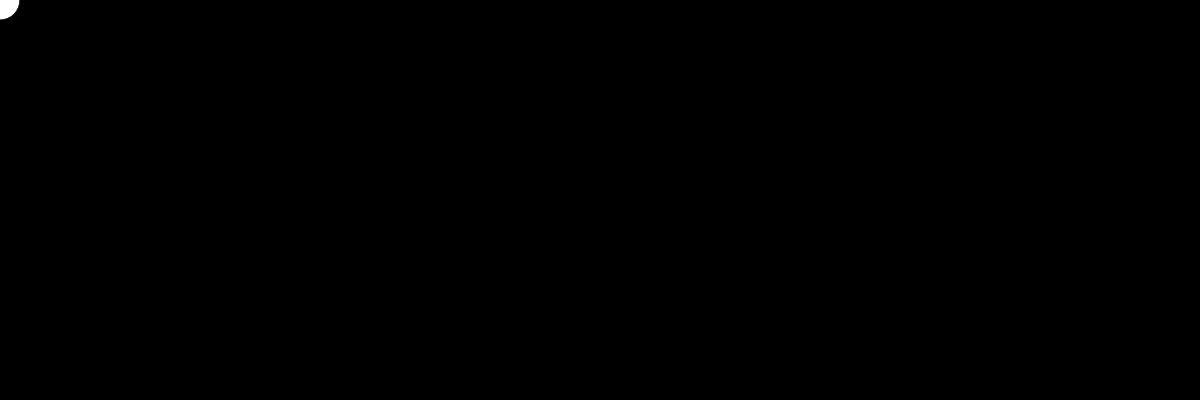
Frame 1 (no input)
Frame 60 (no input): identical to frame 1, image omitted
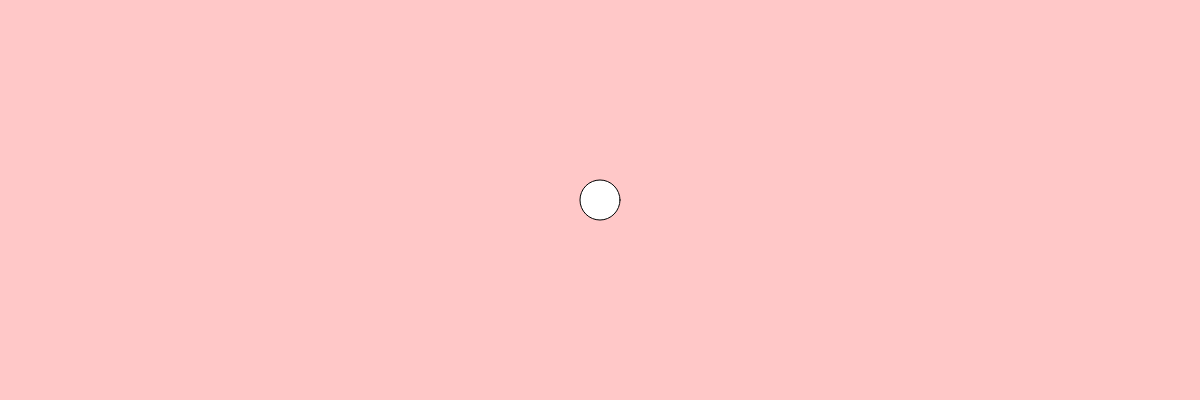
Frame 120 (the mouse pressed at the canvas centre since frame 60)

The p5.js sketch that drew these frames (run headless with seeded random() and noise() and a simulated clock; from frame 60 on, the mouse is pressed at the canvas centre):

// p5.js sketch
// ── sketch.js

var r = 0;
var g = 50;
var b=255;




function setup(){

  createCanvas(1200,400);
}


function draw(){

  
  r = mouseX/2;
  g = mouseX/3;
  b = (mouseX/4 + mouseY/4);

  background(r,g,b);

  fill(255);
  ellipse(mouseX,mouseY,40,40);

}
